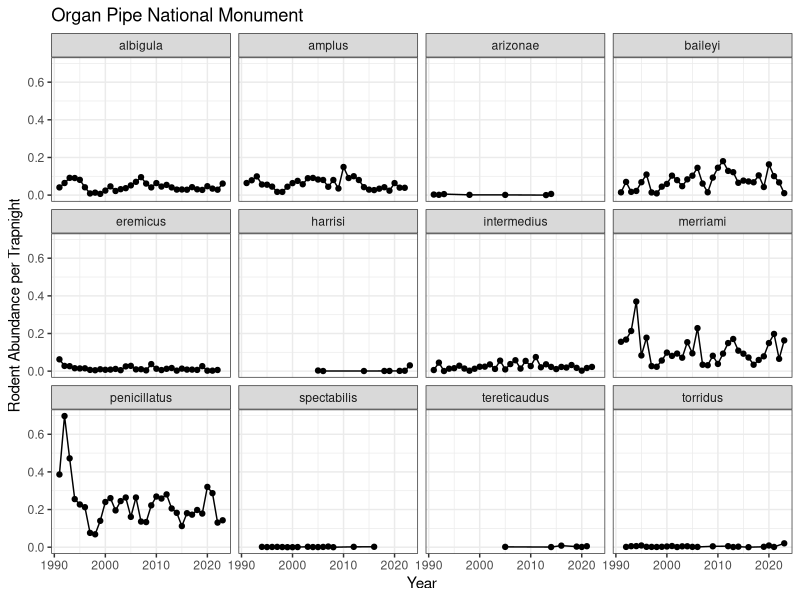
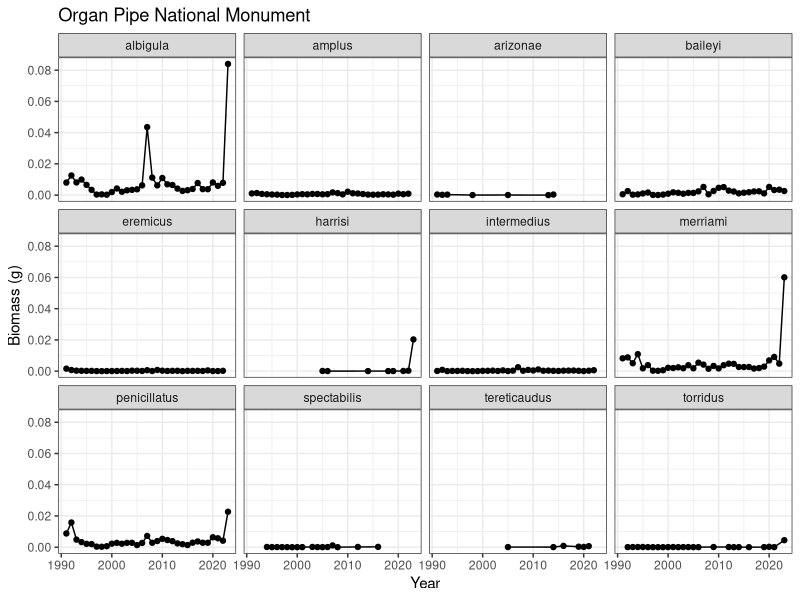
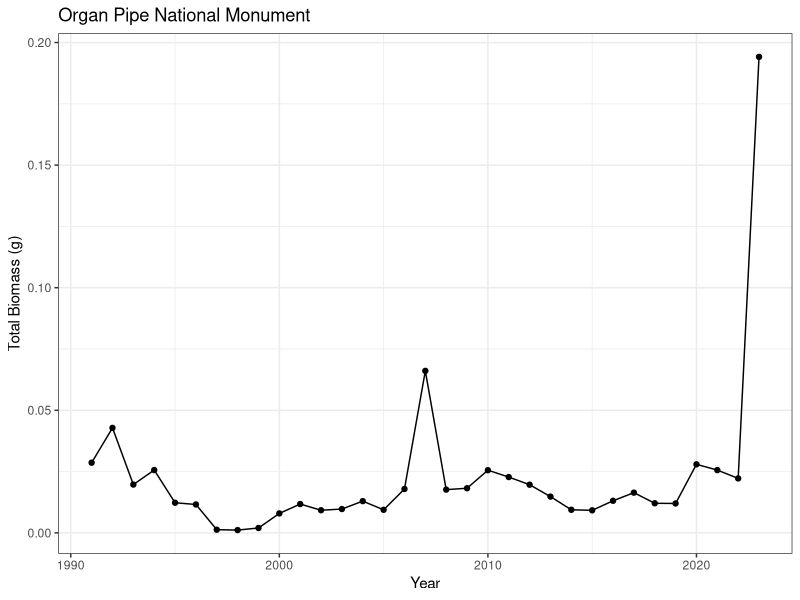
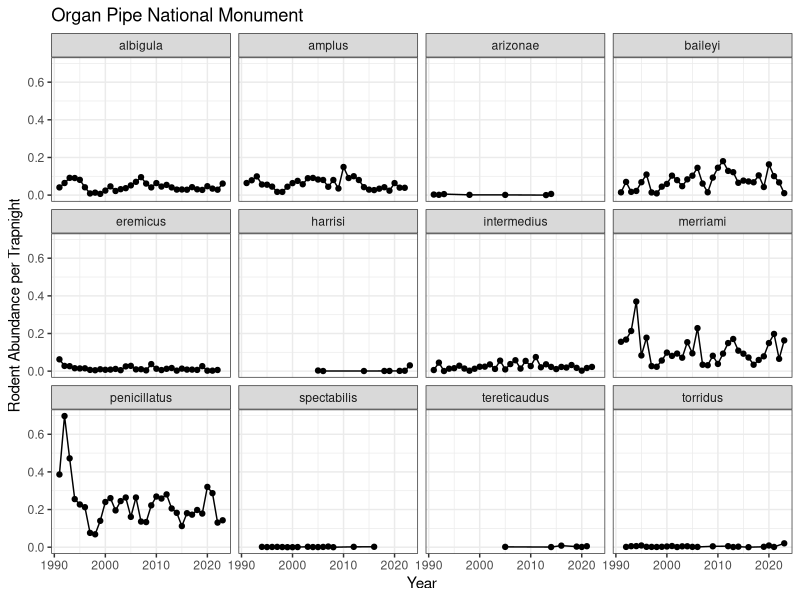
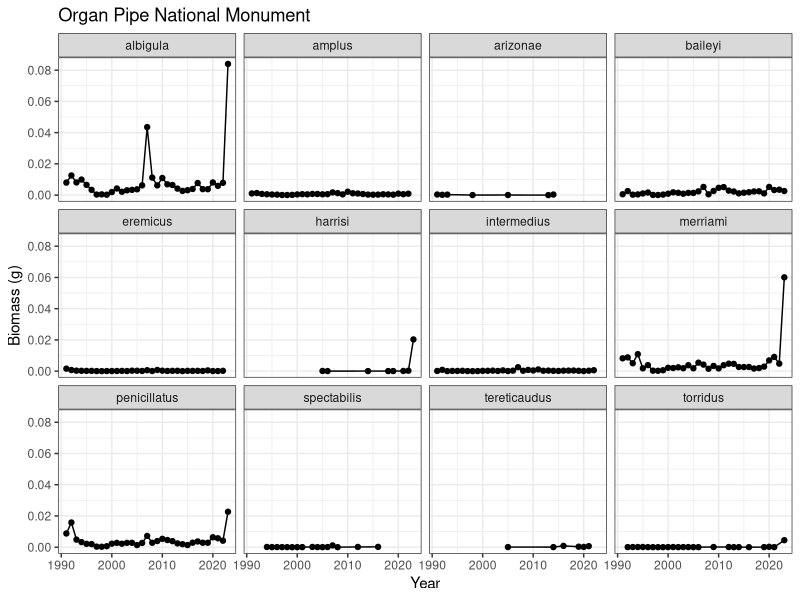
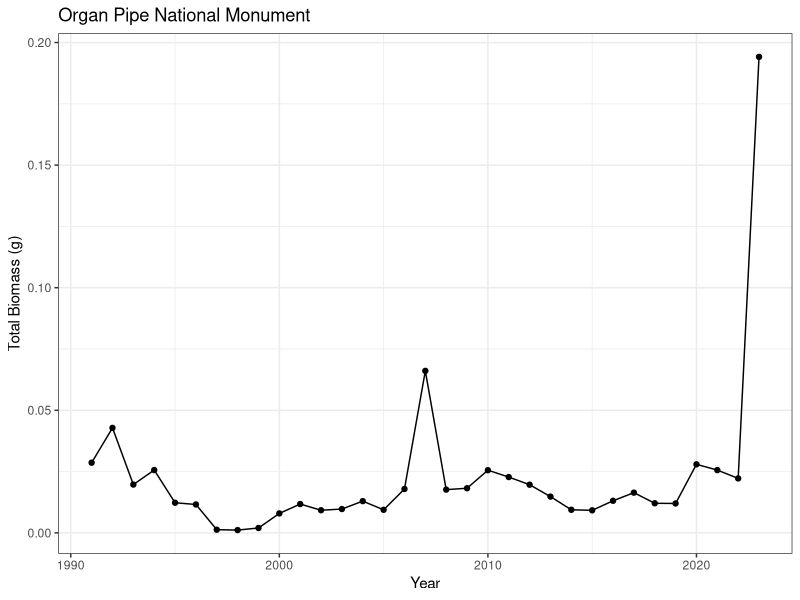

These charts were generated, in order, by the following R code:
## ---- chunk 1
library(tidyverse)
orpi_clean <- read_csv("../data_clean/orpi_clean.csv")
orpi_surveys <- read_csv("../data_clean/orpi_surveys.csv")
## ---- chunk 2
trap_nights <- orpi_surveys %>% 
  mutate(year = year(end_date),
         nights = end_date - start_date,
         trap_nights = num_traps * nights) %>% 
  group_by(year) %>% 
  summarize(trap_nights = as.numeric(sum(trap_nights)))
trap_nights
## ---- chunk 3
rodents_per_trapnight <- orpi_clean %>% 
  mutate(year = year(end_date)) %>%  
  group_by(year, species) %>% 
  summarize(abundance = sum(recapture == 0)) %>% 
  inner_join(trap_nights, join_by(year)) %>% 
  mutate(abund_per_trapnight = abundance / trap_nights)
rodents_per_trapnight

#save dataframe for comparison
write_csv(rodents_per_trapnight, "../data_clean/orpi_abund_trapnights.csv")
## ---- chunk 4
#only one data point for maniculatus, so I'm removing it from the graph
orpi_abundance <- rodents_per_trapnight %>% 
  filter(species != "maniculatus") %>% 
  ggplot(., aes(x = year, y = abund_per_trapnight)) +
  geom_point() +
  geom_line() +
  facet_wrap(~ species) +
  labs(y = "Rodent Abundance per Trapnight", x = "Year", title = "Organ Pipe National Monument") +
  theme_bw()
orpi_abundance
ggsave("../figures/orpi_abundance.png")
## ---- chunk 5
rodent_mass <- orpi_clean %>% 
  group_by(species) %>% 
  summarize(avg_mass_g = mean(weight, na.rm = TRUE))
rodent_mass
## ---- chunk 6
biomass_annual <- rodents_per_trapnight %>% 
  inner_join(rodent_mass, join_by(species)) %>% 
  group_by(year, species) %>% 
  summarize(biomass_g = abund_per_trapnight * avg_mass_g)
biomass_annual

#divide biomass by trapnights
trap_nights_per_year <- rodents_per_trapnight %>% 
  group_by(year) %>% 
  summarize(trap_nights = unique(trap_nights))
trap_nights_per_year

biomass_annual <- biomass_annual %>% 
  left_join(trap_nights_per_year, join_by(year)) %>% 
  mutate(biomass_g = biomass_g / trap_nights)
biomass_annual

#save dataframe for comparison
write_csv(biomass_annual, "../data_clean/orpi_biomass.csv")
## ---- chunk 7
#only one data point for maniculatus, so I'm removing it from the graph
orpi_biomass <- biomass_annual %>% 
  filter(species != "maniculatus") %>% 
  ggplot(., aes(x = year, y = biomass_g)) +
  geom_point() +
  geom_line() +
  facet_wrap(~species) +
  labs(y = "Biomass (g)", x = "Year", title = "Organ Pipe National Monument") +
  theme_bw()
orpi_biomass
ggsave("../figures/orpi_biomass.png")
## ---- chunk 8
total_biomass_annual <- biomass_annual %>% 
  group_by(year) %>% 
  summarize(biomass_g = sum(biomass_g))
total_biomass_annual

#save dataframe for comparison
write_csv(total_biomass_annual, "../data_clean/orpi_total_biomass.csv")
## ---- chunk 9
orpi_total_biomass <- ggplot(total_biomass_annual, aes(x = year, y = biomass_g)) +
  geom_point() +
  geom_line() +
  labs(y = "Total Biomass (g)", x = "Year", title = "Organ Pipe National Monument") +
  theme_bw()
orpi_total_biomass
ggsave("../figures/orpi_total_biomass.png")
